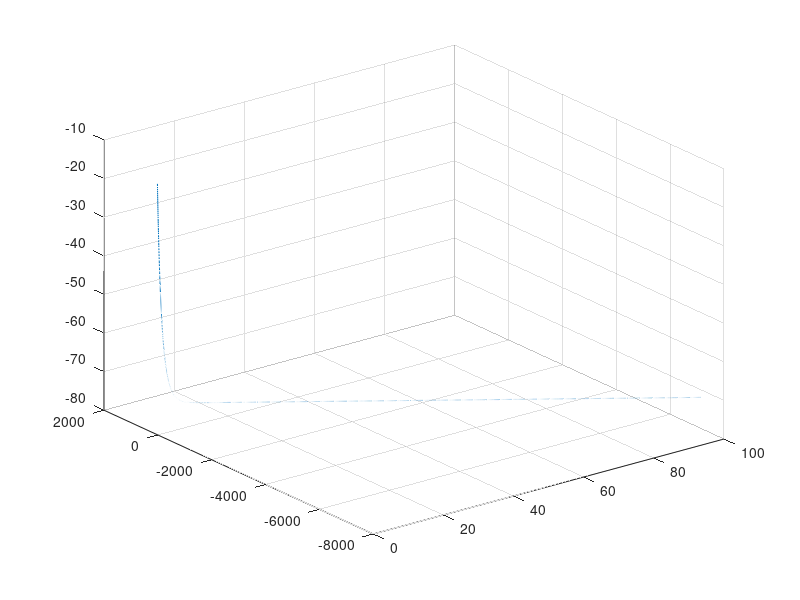

Source code (MATLAB):
%Lengfan Yan
%3/26/14
%Final Exam:  1 System of ODE

clear all;
%ini
x0 = 10; y0 = 15; z = 100; 
%x = 10; y = 15; z = 100; 
s = 10; r = 28; b = 8/3;
h = 0.01;       %t = [0, 100];  
n = (100-0)/h;  %t0 = 0;
t = linspace(0,100, n);  %cut t from 0 to 100 into n parts

%functions
f =@(x,y) r * x - y - x * z;

% xp = -s * x + s * y;
% yp = r * x - y - x * z;
% zp = -b * z + x * y; 

% f1 = f(t0, wp);
% f2 = f(t0+h/2, wp+.5*f1*h);
% f3 = f(t0+h/2, wp+.5*f2*h);
% f4 = f(t0+h, wp+f3*h);
% 
% wp1 = wp + ((f1 + 2*f2 + 2*f3 + f4)/6) * h; 

w =15;
%loop (100-0)/h -1 times
for i = 1:n-1
    %4th order
    k1 = f(t(i), w(i));
    k2 = f(t(i)+h/2, w(i)+.5*k1*h);
    k3 = f(t(i)+h/2, w(i)+.5*k2*h);
    k4 = f(t(i)+h, w(i)+k3*h);
    %get w
    w(i+1) = w(i) + ((k1 + 2*k2 + 2*k3 + k4)/6) * h; 
    w(i+1)
    %update t
%     t0 = t0 + h;
end

%graph
plot3(t,w,f(t,w));
grid on


% tspan=[0,100];
% x=[10,15,100];
% [t,x]=ode45(@lorenz,tspan,x)